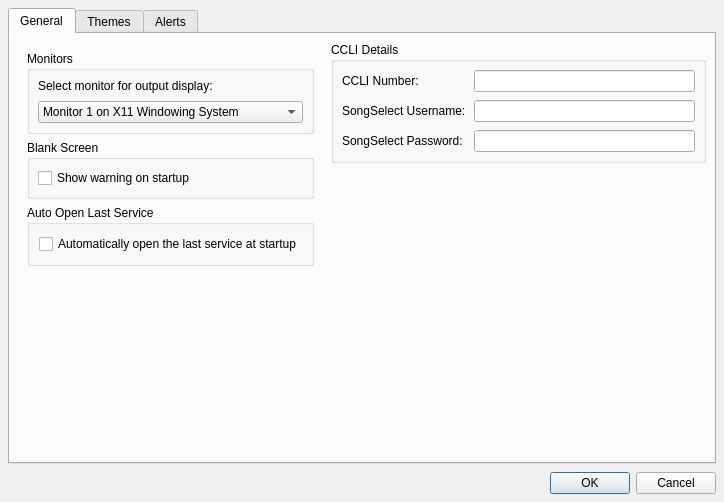
<ui version="4.0" >
 <class>SettingsDialog</class>
 <widget class="QDialog" name="SettingsDialog" >
  <property name="geometry" >
   <rect>
    <x>0</x>
    <y>0</y>
    <width>724</width>
    <height>502</height>
   </rect>
  </property>
  <property name="windowTitle" >
   <string>Settings</string>
  </property>
  <property name="windowIcon" >
   <iconset resource="../images/openlp-2.qrc" >
    <normaloff>:/icon/openlp.org-icon-32.bmp</normaloff>:/icon/openlp.org-icon-32.bmp</iconset>
  </property>
  <layout class="QVBoxLayout" name="SettingsLayout" >
   <property name="spacing" >
    <number>8</number>
   </property>
   <property name="margin" >
    <number>8</number>
   </property>
   <item>
    <widget class="QTabWidget" name="SettingsTabWidget" >
     <property name="currentIndex" >
      <number>0</number>
     </property>
     <widget class="QWidget" name="GeneralTab" >
      <attribute name="title" >
       <string>General</string>
      </attribute>
      <layout class="QHBoxLayout" name="GeneralLayout" >
       <property name="spacing" >
        <number>8</number>
       </property>
       <property name="margin" >
        <number>8</number>
       </property>
       <item>
        <widget class="QWidget" native="1" name="GeneralLeftWidget" >
         <layout class="QVBoxLayout" name="verticalLayout" >
          <item>
           <widget class="QGroupBox" name="MonitorGroupBox" >
            <property name="title" >
             <string>Monitors</string>
            </property>
            <layout class="QVBoxLayout" name="MonitorLayout" >
             <property name="spacing" >
              <number>8</number>
             </property>
             <property name="margin" >
              <number>8</number>
             </property>
             <item>
              <widget class="QLabel" name="MonitorLabel" >
               <property name="text" >
                <string>Select monitor for output display:</string>
               </property>
              </widget>
             </item>
             <item>
              <widget class="QComboBox" name="MonitorComboBox" >
               <item>
                <property name="text" >
                 <string>Monitor 1 on X11 Windowing System</string>
                </property>
               </item>
               <item>
                <property name="text" >
                 <string>Monitor 2 on X11 Windowing System</string>
                </property>
               </item>
              </widget>
             </item>
            </layout>
           </widget>
          </item>
          <item>
           <widget class="QGroupBox" name="BlankScreenGroupBox" >
            <property name="title" >
             <string>Blank Screen</string>
            </property>
            <layout class="QVBoxLayout" name="BlankScreenLayout" >
             <property name="spacing" >
              <number>8</number>
             </property>
             <property name="margin" >
              <number>8</number>
             </property>
             <item>
              <widget class="QCheckBox" name="WarningCheckBox" >
               <property name="text" >
                <string>Show warning on startup</string>
               </property>
              </widget>
             </item>
            </layout>
           </widget>
          </item>
          <item>
           <widget class="QGroupBox" name="AutoOpenGroupBox" >
            <property name="title" >
             <string>Auto Open Last Service</string>
            </property>
            <layout class="QVBoxLayout" name="AutoOpenLayout" >
             <item>
              <widget class="QCheckBox" name="AutoOpenCheckBox" >
               <property name="text" >
                <string>Automatically open the last service at startup</string>
               </property>
              </widget>
             </item>
            </layout>
           </widget>
          </item>
          <item>
           <spacer name="GeneralLeftSpacer" >
            <property name="orientation" >
             <enum>Qt::Vertical</enum>
            </property>
            <property name="sizeHint" stdset="0" >
             <size>
              <width>20</width>
              <height>40</height>
             </size>
            </property>
           </spacer>
          </item>
         </layout>
        </widget>
       </item>
       <item>
        <widget class="QWidget" native="1" name="GeneralRightWidget" >
         <layout class="QVBoxLayout" name="GeneralRightLayout" >
          <property name="spacing" >
           <number>8</number>
          </property>
          <property name="margin" >
           <number>0</number>
          </property>
          <item>
           <widget class="QGroupBox" name="CCLIGroupBox" >
            <property name="title" >
             <string>CCLI Details</string>
            </property>
            <layout class="QGridLayout" name="CCLILayout" >
             <property name="margin" >
              <number>8</number>
             </property>
             <property name="spacing" >
              <number>8</number>
             </property>
             <item row="0" column="0" >
              <widget class="QLabel" name="NumberLabel" >
               <property name="text" >
                <string>CCLI Number:</string>
               </property>
              </widget>
             </item>
             <item row="0" column="1" >
              <widget class="QLineEdit" name="NumberEdit" />
             </item>
             <item row="1" column="0" >
              <widget class="QLabel" name="UsernameLabel" >
               <property name="text" >
                <string>SongSelect Username:</string>
               </property>
              </widget>
             </item>
             <item row="1" column="1" >
              <widget class="QLineEdit" name="UsernameEdit" />
             </item>
             <item row="2" column="0" >
              <widget class="QLabel" name="PasswordLabel" >
               <property name="text" >
                <string>SongSelect Password:</string>
               </property>
              </widget>
             </item>
             <item row="2" column="1" >
              <widget class="QLineEdit" name="PasswordEdit" >
               <property name="echoMode" >
                <enum>QLineEdit::Password</enum>
               </property>
              </widget>
             </item>
            </layout>
           </widget>
          </item>
          <item>
           <spacer name="GeneralRightSpacer" >
            <property name="orientation" >
             <enum>Qt::Vertical</enum>
            </property>
            <property name="sizeHint" stdset="0" >
             <size>
              <width>20</width>
              <height>40</height>
             </size>
            </property>
           </spacer>
          </item>
         </layout>
        </widget>
       </item>
      </layout>
     </widget>
     <widget class="QWidget" name="ThemesTab" >
      <attribute name="title" >
       <string>Themes</string>
      </attribute>
      <layout class="QHBoxLayout" name="ThemesTabLayout" >
       <property name="spacing" >
        <number>8</number>
       </property>
       <property name="margin" >
        <number>8</number>
       </property>
       <item>
        <widget class="QGroupBox" name="GlobalGroupBox" >
         <property name="title" >
          <string>Global theme</string>
         </property>
         <layout class="QVBoxLayout" name="GlobalGroupBoxLayout" >
          <property name="spacing" >
           <number>8</number>
          </property>
          <property name="margin" >
           <number>8</number>
          </property>
          <item>
           <widget class="QComboBox" name="DefaultComboBox" >
            <item>
             <property name="text" >
              <string>African Sunset</string>
             </property>
            </item>
            <item>
             <property name="text" >
              <string>Snowy Mountains</string>
             </property>
            </item>
            <item>
             <property name="text" >
              <string>Wilderness</string>
             </property>
            </item>
           </widget>
          </item>
          <item>
           <widget class="QListView" name="DefaultListView" />
          </item>
         </layout>
        </widget>
       </item>
       <item>
        <widget class="QGroupBox" name="LevelGroupBox" >
         <property name="title" >
          <string>Theme level</string>
         </property>
         <layout class="QFormLayout" name="formLayout" >
          <property name="labelAlignment" >
           <set>Qt::AlignLeading|Qt::AlignLeft|Qt::AlignTop</set>
          </property>
          <property name="formAlignment" >
           <set>Qt::AlignLeading|Qt::AlignLeft|Qt::AlignTop</set>
          </property>
          <property name="horizontalSpacing" >
           <number>8</number>
          </property>
          <property name="verticalSpacing" >
           <number>8</number>
          </property>
          <property name="margin" >
           <number>8</number>
          </property>
          <item row="0" column="0" >
           <widget class="QRadioButton" name="SongLevelRadioButton" >
            <property name="text" >
             <string>Song level</string>
            </property>
           </widget>
          </item>
          <item row="0" column="1" >
           <widget class="QLabel" name="SongLevelLabel" >
            <property name="text" >
             <string>Use the theme from each song in the database. If a song doesn't have a theme associated with it, then use the service's theme. If the service doesn't have a theme, then use the global theme.</string>
            </property>
            <property name="wordWrap" >
             <bool>true</bool>
            </property>
           </widget>
          </item>
          <item row="1" column="0" >
           <widget class="QRadioButton" name="ServiceLevelRadioButton" >
            <property name="text" >
             <string>Service level</string>
            </property>
           </widget>
          </item>
          <item row="1" column="1" >
           <widget class="QLabel" name="ServiceLevelLabel" >
            <property name="text" >
             <string>Use the theme from the service , overriding any of the individual songs' themes. If the service doesn't have a theme, then use the global theme.</string>
            </property>
            <property name="wordWrap" >
             <bool>true</bool>
            </property>
           </widget>
          </item>
          <item row="2" column="0" >
           <widget class="QRadioButton" name="GlobalLevelRadioButton" >
            <property name="text" >
             <string>Global level</string>
            </property>
            <property name="checked" >
             <bool>true</bool>
            </property>
           </widget>
          </item>
          <item row="2" column="1" >
           <widget class="QLabel" name="GlobalLevelLabel" >
            <property name="text" >
             <string>Use the global theme, overriding any themes associated wither either the service or the songs.</string>
            </property>
            <property name="wordWrap" >
             <bool>true</bool>
            </property>
           </widget>
          </item>
         </layout>
        </widget>
       </item>
      </layout>
     </widget>
     <widget class="QWidget" name="AlertsTab" >
      <attribute name="title" >
       <string>Alerts</string>
      </attribute>
      <layout class="QHBoxLayout" name="AlertsLayout" >
       <property name="spacing" >
        <number>8</number>
       </property>
       <property name="margin" >
        <number>8</number>
       </property>
       <item>
        <widget class="QWidget" native="1" name="AlertLeftColumn" >
         <layout class="QVBoxLayout" name="SlideLeftLayout" >
          <property name="spacing" >
           <number>8</number>
          </property>
          <property name="margin" >
           <number>0</number>
          </property>
          <item>
           <widget class="QGroupBox" name="FontGroupBox" >
            <property name="title" >
             <string>Font</string>
            </property>
            <layout class="QVBoxLayout" name="FontLayout" >
             <property name="spacing" >
              <number>8</number>
             </property>
             <property name="margin" >
              <number>8</number>
             </property>
             <item>
              <widget class="QLabel" name="FontLabel" >
               <property name="text" >
                <string>Font Name:</string>
               </property>
              </widget>
             </item>
             <item>
              <widget class="QFontComboBox" name="FontComboBox" />
             </item>
             <item>
              <widget class="QWidget" native="1" name="ColorWidget" >
               <layout class="QHBoxLayout" name="ColorLayout" >
                <property name="spacing" >
                 <number>8</number>
                </property>
                <property name="margin" >
                 <number>0</number>
                </property>
                <item>
                 <widget class="QLabel" name="FontColorLabel" >
                  <property name="text" >
                   <string>Font Color:</string>
                  </property>
                 </widget>
                </item>
                <item>
                 <widget class="QGraphicsView" name="FontColorPanel" >
                  <property name="minimumSize" >
                   <size>
                    <width>24</width>
                    <height>24</height>
                   </size>
                  </property>
                  <property name="maximumSize" >
                   <size>
                    <width>24</width>
                    <height>24</height>
                   </size>
                  </property>
                 </widget>
                </item>
                <item>
                 <spacer name="ColorSpacer" >
                  <property name="orientation" >
                   <enum>Qt::Horizontal</enum>
                  </property>
                  <property name="sizeHint" stdset="0" >
                   <size>
                    <width>40</width>
                    <height>20</height>
                   </size>
                  </property>
                 </spacer>
                </item>
                <item>
                 <widget class="QLabel" name="BackgroundColorLabel" >
                  <property name="text" >
                   <string>Background Color:</string>
                  </property>
                 </widget>
                </item>
                <item>
                 <widget class="QGraphicsView" name="BackgroundColorPanel" >
                  <property name="minimumSize" >
                   <size>
                    <width>24</width>
                    <height>24</height>
                   </size>
                  </property>
                  <property name="maximumSize" >
                   <size>
                    <width>24</width>
                    <height>24</height>
                   </size>
                  </property>
                 </widget>
                </item>
               </layout>
              </widget>
             </item>
             <item>
              <widget class="QWidget" native="1" name="LengthWidget" >
               <layout class="QHBoxLayout" name="LengthLayout" >
                <property name="spacing" >
                 <number>8</number>
                </property>
                <property name="margin" >
                 <number>0</number>
                </property>
                <item>
                 <widget class="QLabel" name="LengthLabel" >
                  <property name="text" >
                   <string>Display length:</string>
                  </property>
                 </widget>
                </item>
                <item>
                 <widget class="QSpinBox" name="LengthSpinBox" >
                  <property name="suffix" >
                   <string>s</string>
                  </property>
                  <property name="maximum" >
                   <number>180</number>
                  </property>
                  <property name="value" >
                   <number>5</number>
                  </property>
                 </widget>
                </item>
                <item>
                 <spacer name="LengthSpacer" >
                  <property name="orientation" >
                   <enum>Qt::Horizontal</enum>
                  </property>
                  <property name="sizeHint" stdset="0" >
                   <size>
                    <width>147</width>
                    <height>20</height>
                   </size>
                  </property>
                 </spacer>
                </item>
               </layout>
              </widget>
             </item>
            </layout>
           </widget>
          </item>
          <item>
           <spacer name="SlideLeftSpacer" >
            <property name="orientation" >
             <enum>Qt::Vertical</enum>
            </property>
            <property name="sizeHint" stdset="0" >
             <size>
              <width>20</width>
              <height>94</height>
             </size>
            </property>
           </spacer>
          </item>
         </layout>
        </widget>
       </item>
       <item>
        <widget class="QWidget" native="1" name="SlideRightColumn" >
         <layout class="QVBoxLayout" name="SlideRightLayout" >
          <property name="spacing" >
           <number>8</number>
          </property>
          <property name="margin" >
           <number>0</number>
          </property>
          <item>
           <widget class="QGroupBox" name="PreviewGroupBox" >
            <property name="sizePolicy" >
             <sizepolicy vsizetype="Minimum" hsizetype="Minimum" >
              <horstretch>0</horstretch>
              <verstretch>0</verstretch>
             </sizepolicy>
            </property>
            <property name="title" >
             <string>Preview</string>
            </property>
            <layout class="QVBoxLayout" name="PreviewLayout" >
             <property name="spacing" >
              <number>8</number>
             </property>
             <property name="margin" >
              <number>8</number>
             </property>
             <item>
              <widget class="QGraphicsView" name="FontPreview" >
               <property name="maximumSize" >
                <size>
                 <width>16777215</width>
                 <height>64</height>
                </size>
               </property>
              </widget>
             </item>
            </layout>
           </widget>
          </item>
          <item>
           <spacer name="SlideRightSpacer" >
            <property name="orientation" >
             <enum>Qt::Vertical</enum>
            </property>
            <property name="sizeHint" stdset="0" >
             <size>
              <width>20</width>
              <height>40</height>
             </size>
            </property>
           </spacer>
          </item>
         </layout>
        </widget>
       </item>
      </layout>
     </widget>
    </widget>
   </item>
   <item>
    <widget class="QDialogButtonBox" name="ButtonsBox" >
     <property name="sizePolicy" >
      <sizepolicy vsizetype="Minimum" hsizetype="Expanding" >
       <horstretch>0</horstretch>
       <verstretch>0</verstretch>
      </sizepolicy>
     </property>
     <property name="maximumSize" >
      <size>
       <width>16777215</width>
       <height>16777215</height>
      </size>
     </property>
     <property name="orientation" >
      <enum>Qt::Horizontal</enum>
     </property>
     <property name="standardButtons" >
      <set>QDialogButtonBox::Cancel|QDialogButtonBox::Ok</set>
     </property>
    </widget>
   </item>
  </layout>
 </widget>
 <resources>
  <include location="../images/openlp-2.qrc" />
 </resources>
 <connections>
  <connection>
   <sender>ButtonsBox</sender>
   <signal>accepted()</signal>
   <receiver>SettingsDialog</receiver>
   <slot>accept()</slot>
   <hints>
    <hint type="sourcelabel" >
     <x>248</x>
     <y>254</y>
    </hint>
    <hint type="destinationlabel" >
     <x>157</x>
     <y>274</y>
    </hint>
   </hints>
  </connection>
  <connection>
   <sender>ButtonsBox</sender>
   <signal>rejected()</signal>
   <receiver>SettingsDialog</receiver>
   <slot>reject()</slot>
   <hints>
    <hint type="sourcelabel" >
     <x>316</x>
     <y>260</y>
    </hint>
    <hint type="destinationlabel" >
     <x>286</x>
     <y>274</y>
    </hint>
   </hints>
  </connection>
 </connections>
</ui>
